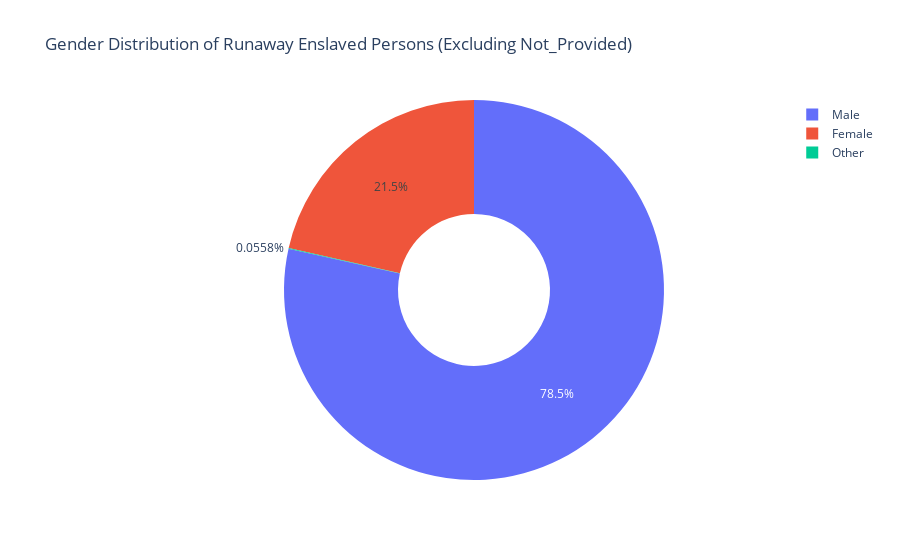

Notebook cell for this chart:
### Markdown cell above
#### **Gender of the runaway slaves**
When analyzing the historical data of advertisements for runaway slaves, gender is an important dimension that cannot be ignored. The gender of the enslaved not only affects their division of labor and social roles within the slavery system, but may also profoundly influence the possibility of their escape.

### Code cell
import plotly.express as px
df_s = pd.read_csv('C:/Users/GAVIN/Desktop/research-project/data/processed/cleaned-FOTM-Dataset-Full-Flattened.csv')
df_gender_valid = df_s[df_s['gender'] != 'Not_Provided']
fig = px.pie(
    df_gender_valid,
    names='gender',
    title='Gender Distribution of Runaway Enslaved Persons (Excluding Not_Provided)',
    hole=0.4  
)
fig.show()

### Figure 1 — Plotly figure (JSON) as saved in the notebook; plotly's stock layout.template omitted (floating-point values rounded to 4 significant figures; data arrays with more than 128 entries replaced by an {"elided": "..."} marker saying what was removed)
{"data": [{"domain": {"x": [0, 1], "y": [0, 1]}, "hole": 0.4, "hovertemplate": "gender=%{label}<extra></extra>", "labels": {"elided": "23305 str values"}, "legendgroup": "", "name": "", "showlegend": true, "type": "pie"}], "layout": {"autosize": true, "legend": {"tracegroupgap": 0}, "title": {"text": "Gender Distribution of Runaway Enslaved Persons (Excluding Not_Provided)"}}}
